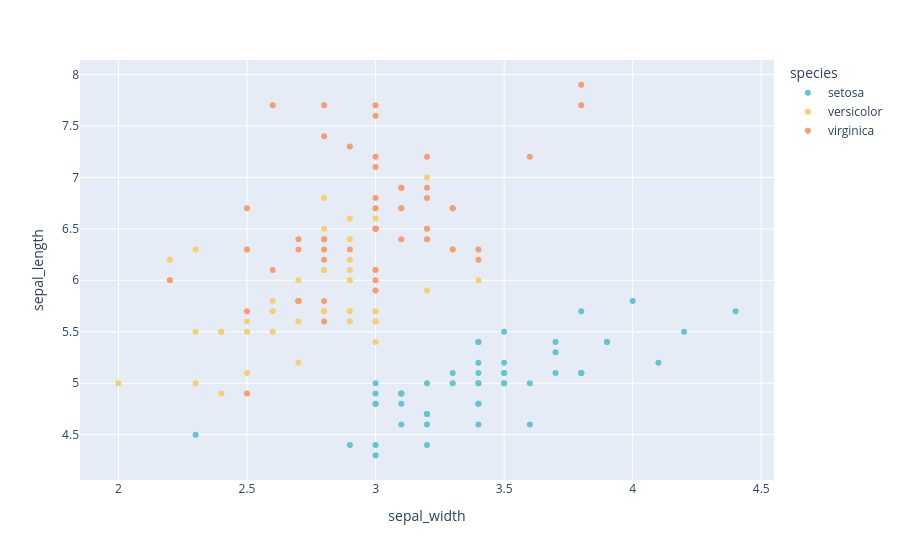

The notebook cell this image was saved under:
### Markdown cell above
#### Changing the colorscale
You can change the color scale, by using either a discrete color sequence or a continuous colorscale. There are plenty of built-in colorscales available in Plotly.

You can refer to these documentation pages:
* [Discrete colors in Plotly](https://plotly.com/python/discrete-color/)
* [Continuous colorscales](https://plotly.com/python/colorscales/)
* [Built-in continuous colorscales](https://plotly.com/python/builtin-colorscales/)

### Code cell
# Discrete sequence
fig = px.scatter(df, x = "sepal_width", y = "sepal_length", color = "species",
                 color_discrete_sequence = px.colors.qualitative.Pastel)
fig.show()

### Figure 1 — Plotly figure (JSON) as saved in the notebook; plotly's stock layout.template omitted (floating-point values rounded to 4 significant figures)
{"data": [{"hovertemplate": "species=setosa<br>sepal_width=%{x}<br>sepal_length=%{y}<extra></extra>", "legendgroup": "setosa", "marker": {"color": "rgb(102, 197, 204)", "symbol": "circle"}, "mode": "markers", "name": "setosa", "orientation": "v", "showlegend": true, "type": "scatter", "x": [3.5, 3.0, 3.2, 3.1, 3.6, 3.9, 3.4, 3.4, 2.9, 3.1, 3.7, 3.4, 3.0, 3.0, 4.0, 4.4, 3.9, 3.5, 3.8, 3.8, 3.4, 3.7, 3.6, 3.3, 3.4, 3.0, 3.4, 3.5, 3.4, 3.2, 3.1, 3.4, 4.1, 4.2, 3.1, 3.2, 3.5, 3.1, 3.0, 3.4, 3.5, 2.3, 3.2, 3.5, 3.8, 3.0, 3.8, 3.2, 3.7, 3.3], "xaxis": "x", "y": [5.1, 4.9, 4.7, 4.6, 5.0, 5.4, 4.6, 5.0, 4.4, 4.9, 5.4, 4.8, 4.8, 4.3, 5.8, 5.7, 5.4, 5.1, 5.7, 5.1, 5.4, 5.1, 4.6, 5.1, 4.8, 5.0, 5.0, 5.2, 5.2, 4.7, 4.8, 5.4, 5.2, 5.5, 4.9, 5.0, 5.5, 4.9, 4.4, 5.1, 5.0, 4.5, 4.4, 5.0, 5.1, 4.8, 5.1, 4.6, 5.3, 5.0], "yaxis": "y"}, {"hovertemplate": "species=versicolor<br>sepal_width=%{x}<br>sepal_length=%{y}<extra></extra>", "legendgroup": "versicolor", "marker": {"color": "rgb(246, 207, 113)", "symbol": "circle"}, "mode": "markers", "name": "versicolor", "orientation": "v", "showlegend": true, "type": "scatter", "x": [3.2, 3.2, 3.1, 2.3, 2.8, 2.8, 3.3, 2.4, 2.9, 2.7, 2.0, 3.0, 2.2, 2.9, 2.9, 3.1, 3.0, 2.7, 2.2, 2.5, 3.2, 2.8, 2.5, 2.8, 2.9, 3.0, 2.8, 3.0, 2.9, 2.6, 2.4, 2.4, 2.7, 2.7, 3.0, 3.4, 3.1, 2.3, 3.0, 2.5, 2.6, 3.0, 2.6, 2.3, 2.7, 3.0, 2.9, 2.9, 2.5, 2.8], "xaxis": "x", "y": [7.0, 6.4, 6.9, 5.5, 6.5, 5.7, 6.3, 4.9, 6.6, 5.2, 5.0, 5.9, 6.0, 6.1, 5.6, 6.7, 5.6, 5.8, 6.2, 5.6, 5.9, 6.1, 6.3, 6.1, 6.4, 6.6, 6.8, 6.7, 6.0, 5.7, 5.5, 5.5, 5.8, 6.0, 5.4, 6.0, 6.7, 6.3, 5.6, 5.5, 5.5, 6.1, 5.8, 5.0, 5.6, 5.7, 5.7, 6.2, 5.1, 5.7], "yaxis": "y"}, {"hovertemplate": "species=virginica<br>sepal_width=%{x}<br>sepal_length=%{y}<extra></extra>", "legendgroup": "virginica", "marker": {"color": "rgb(248, 156, 116)", "symbol": "circle"}, "mode": "markers", "name": "virginica", "orientation": "v", "showlegend": true, "type": "scatter", "x": [3.3, 2.7, 3.0, 2.9, 3.0, 3.0, 2.5, 2.9, 2.5, 3.6, 3.2, 2.7, 3.0, 2.5, 2.8, 3.2, 3.0, 3.8, 2.6, 2.2, 3.2, 2.8, 2.8, 2.7, 3.3, 3.2, 2.8, 3.0, 2.8, 3.0, 2.8, 3.8, 2.8, 2.8, 2.6, 3.0, 3.4, 3.1, 3.0, 3.1, 3.1, 3.1, 2.7, 3.2, 3.3, 3.0, 2.5, 3.0, 3.4, 3.0], "xaxis": "x", "y": [6.3, 5.8, 7.1, 6.3, 6.5, 7.6, 4.9, 7.3, 6.7, 7.2, 6.5, 6.4, 6.8, 5.7, 5.8, 6.4, 6.5, 7.7, 7.7, 6.0, 6.9, 5.6, 7.7, 6.3, 6.7, 7.2, 6.2, 6.1, 6.4, 7.2, 7.4, 7.9, 6.4, 6.3, 6.1, 7.7, 6.3, 6.4, 6.0, 6.9, 6.7, 6.9, 5.8, 6.8, 6.7, 6.7, 6.3, 6.5, 6.2, 5.9], "yaxis": "y"}], "layout": {"legend": {"title": {"text": "species"}, "tracegroupgap": 0}, "margin": {"t": 60}, "xaxis": {"anchor": "y", "domain": [0, 1], "title": {"text": "sepal_width"}}, "yaxis": {"anchor": "x", "domain": [0, 1], "title": {"text": "sepal_length"}}}}
